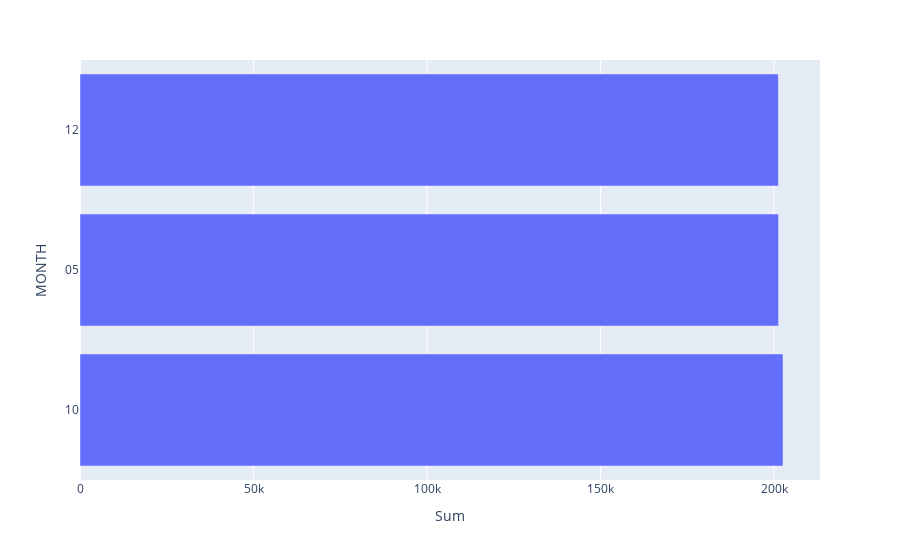

The cell this chart's notebook holds for it:
### Code cell
month_purchases = purchases[['TIMEID', 'TRANSACTION_VALUE']]
month_purchases['MONTH'] = month_purchases['TIMEID'].apply(lambda e: e[4:6])
month_sums = month_purchases.groupby('MONTH').sum().rename(columns={"TRANSACTION_VALUE": "Sum"}).reset_index().sort_values('Sum', ascending=False)
fig = px.bar(month_sums.iloc[0:3], x='Sum', y='MONTH', orientation='h')
fig.show()

### Figure 1 — Plotly figure (JSON) as saved in the notebook; plotly's stock layout.template omitted (floating-point values rounded to 4 significant figures)
{"data": [{"alignmentgroup": "True", "hovertemplate": "Sum=%{x}<br>MONTH=%{y}<extra></extra>", "legendgroup": "", "marker": {"color": "#636efa", "pattern": {"shape": ""}}, "name": "", "offsetgroup": "", "orientation": "h", "showlegend": false, "textposition": "auto", "type": "bar", "x": [202600.0, 201300.0, 201300.0], "xaxis": "x", "y": ["10", "05", "12"], "yaxis": "y"}], "layout": {"autosize": true, "barmode": "relative", "legend": {"tracegroupgap": 0}, "margin": {"t": 60}, "xaxis": {"anchor": "y", "autorange": true, "domain": [0, 1], "range": [0, 213200.0], "title": {"text": "Sum"}, "type": "linear"}, "yaxis": {"anchor": "x", "autorange": true, "domain": [0, 1], "range": [-0.5, 2.5], "title": {"text": "MONTH"}, "type": "category"}}}
